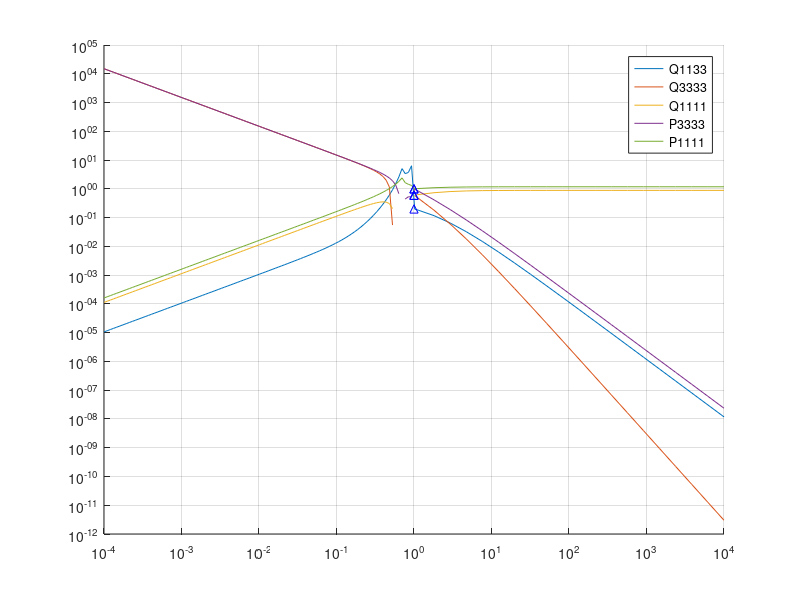

MATLAB code to generate this figure:
% function for computation of R-tensor related to "slightly" imperfect
% interfaces for spheroidal and prolate inclusions in matrix-inclusion problems,
% see Rao 2017 Appendix B
%
%-----------------------------------------------------------------------
% NOTE: spheroid with half axis length a1=a2, a3 (symmetry along x1-x2)
% INPUT:
% slend .... slenderness ratio (a1./a3), >1 oblate, <1 prolate
% alpha .... interface sliding parameter, alpha_a>=0 [1/GPa]
% beta .... interface separation parameter, beta_a>=0 [1/GPa]
% ATTENTION: .... interface sliding parameter need to be normalized with
% the half (!) axis length in the symmetry plane , so alspha and beta are
% actually alpha/a1 and beta/a1
clear; close all;clc
rho_list=[logspace(-4,0.05,100),1, logspace(0.05,4,20)]
figure(1)
hold on;grid on;
for i=1:numel(rho_list)
    rho=rho_list(i);
    if rho==1
%         Rvol=alpha;
%         Rdev=(3*alpha+2*beta)/5;
% 
%         I=[1 0 0 0 0 0;...
%             0 1 0 0 0 0;...
%             0 0 1 0 0 0;...
%             0 0 0 1 0 0;...
%             0 0 0 0 1 0;...
%             0 0 0 0 0 1];
% 
%         K=[1/3 1/3 1/3 0 0 0;...
%             1/3 1/3 1/3 0 0 0;...
%             1/3 1/3 1/3 0 0 0;...
%             0   0   0   0 0 0;...
%             0   0   0   0 0 0;...
%             0   0   0   0 0 0];
%         J=I-K;
% 
%         R=Rvol*K+Rdev*J;

    else
        if rho>1 %prolate
            P3333=3/2*(rho/((rho^2-1)^(3/2))*asin(sqrt(rho^2-1)/rho)-1/(rho*(rho^2-1)));
            P1111=3/4*(rho*(rho^2-2)/((rho^2-1)^(3/2))*asin(sqrt(rho^2-1)/rho)+rho/(rho^2-1));
            Q3333=3/2*((2*rho^2+1)/(rho*(rho^2-1)^2)-3*rho/((rho^2-1)^(5/2))*asin(sqrt(rho^2-1)/rho));
            Q1133=3/4*(rho*(rho^2+2)/((rho^2-1)^(5/2))*asin(sqrt(rho^2-1)/rho)-3*rho/((rho^2-1)^2));
            Q1111=9/16*(rho*(2+rho^2)/((rho^2-1)^2)+rho^3*(rho^2-4)/((rho^2-1)^(5/2))*asin(sqrt(rho^2-1)/rho));
        elseif rho<1 %oblate
            P3333=3/2*(rho/((rho^2-1)^(3/2))*asinh(sqrt(rho^2-1)/rho)-1/(rho*(rho^2-1)));
            P1111=3/4*(rho*(rho^2-2)/((rho^2-1)^(3/2))*asinh(sqrt(rho^2-1)/rho)+rho/(rho^2-1));
            Q3333=3/2*((2*rho^2+1)/(rho*(rho^2-1)^2)-3*rho/((rho^2-1)^(5/2))*asinh(sqrt(rho^2-1)/rho));
            Q1133=3/4*(rho*(rho^2+2)/((rho^2-1)^(5/2))*asinh(sqrt(rho^2-1)/rho)-3*rho/((rho^2-1)^2));
            Q1111=9/16*(rho*(2+rho^2)/((rho^2-1)^2)+rho^3*(rho^2-4)/((rho^2-1)^(5/2))*asinh(sqrt(rho^2-1)/rho));
        else
            error()
        end
        P1313=1/4*(P3333);
        P1212=1/2*P1111;
        Q1122=1/3*Q1111;
        P=[P1111,0,0,0,0,0;
            0,P1111,0,0,0,0;
            0,0,P3333,0,0,0;
            0,0,0,2.*P1313,0,0;
            0,0,0,0,2.*P1313,0;
            0,0,0,0,0,2.*P1212];
        Q=[Q1111,Q1122,Q1133,0,0,0;
            Q1122,Q1111,Q1133,0,0,0;
            Q1133,Q1133,Q3333,0,0,0;
            0,0,0,0,0,0;
            0,0,0,0,0,0;
            0,0,0,0,0,0];
        %R=alpha*P+(beta-alpha)*Q;

        Q1133_list(i)=Q1133;
        Q3333_list(i)=Q3333;
        Q1111_list(i)=Q1111;
        P3333_list(i)=P3333;
        P1111_list(i)=P1111;
    end
end


plot(rho_list,Q1133_list)
plot(rho_list,Q3333_list)
plot(rho_list,Q1111_list)
plot(rho_list,P3333_list)
plot(rho_list,P1111_list)

%sphere

        Q1133_sph=1/5;
        Q3333_sph=3/5;
        Q1111_sph=3/5;
        P3333_sph=1;
        P1111_sph=1;
plot(1,Q1133_sph,'b^')
plot(1,Q3333_sph,'b^')
plot(1,Q1111_sph,'b^')
plot(1,P3333_sph,'b^')
plot(1,P1111_sph,'b^')

legend('Q1133','Q3333','Q1111','P3333','P1111')
set(gca,'xscale','log','yscale','log')
